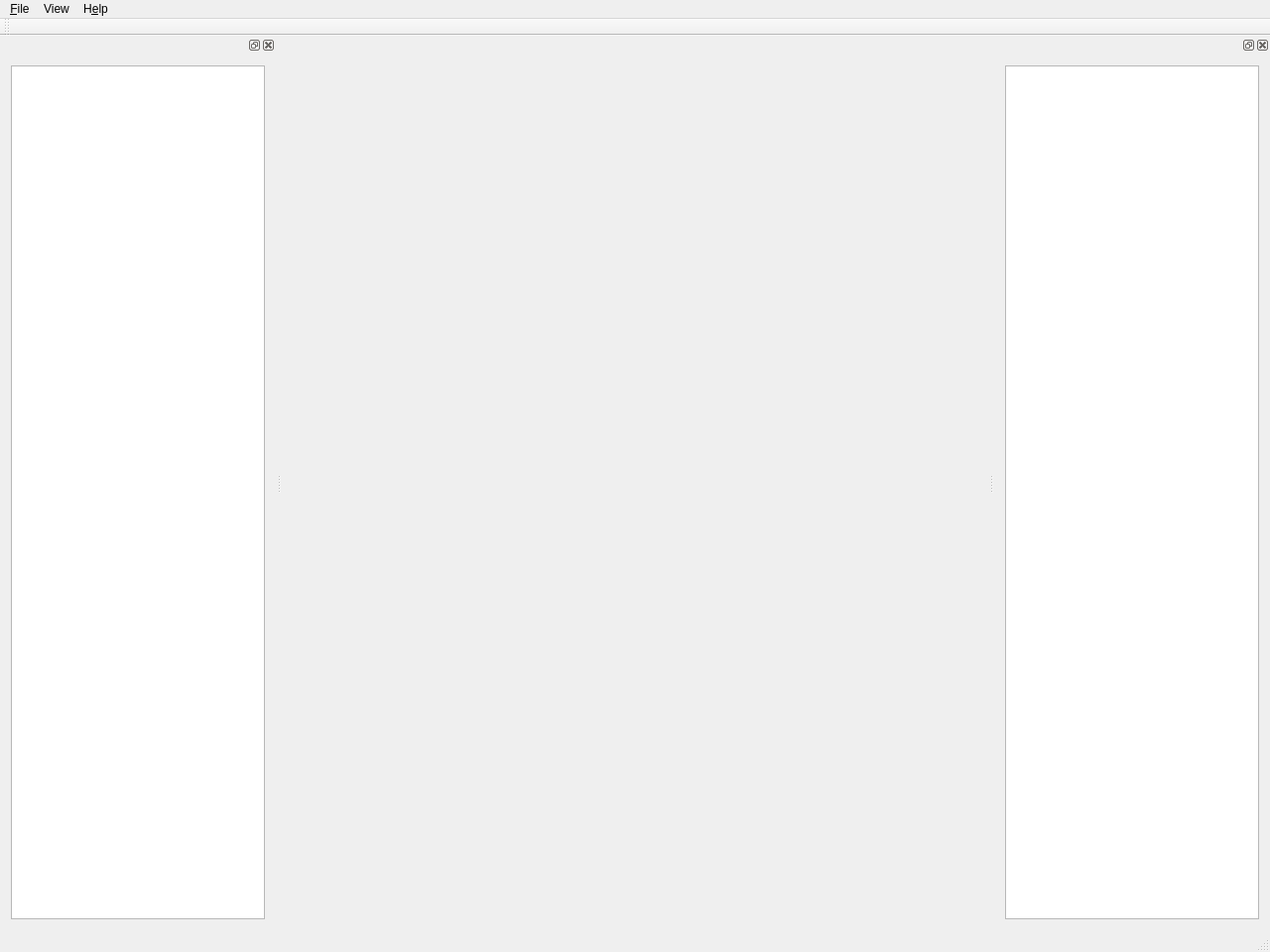
<?xml version="1.0" encoding="UTF-8"?>
<ui version="4.0">
 <class>MainWindow</class>
 <widget class="QMainWindow" name="MainWindow">
  <property name="geometry">
   <rect>
    <x>0</x>
    <y>0</y>
    <width>1280</width>
    <height>960</height>
   </rect>
  </property>
  <property name="windowTitle">
   <string>Lens Simulator</string>
  </property>
  <widget class="QWidget" name="centralWidget"/>
  <widget class="QMenuBar" name="menuBar">
   <property name="geometry">
    <rect>
     <x>0</x>
     <y>0</y>
     <width>1280</width>
     <height>18</height>
    </rect>
   </property>
   <widget class="QMenu" name="menu_File">
    <property name="title">
     <string>&amp;File</string>
    </property>
    <addaction name="action_Open"/>
   </widget>
   <widget class="QMenu" name="menuH_elp">
    <property name="title">
     <string>H&amp;elp</string>
    </property>
    <addaction name="action_About"/>
   </widget>
   <widget class="QMenu" name="menuWindow">
    <property name="title">
     <string>View</string>
    </property>
    <widget class="QMenu" name="menuShow">
     <property name="title">
      <string>Show</string>
     </property>
     <addaction name="action_Entrance_Exit_Pupils"/>
     <addaction name="action_Focal_Points_and_Principal_Planes"/>
    </widget>
    <addaction name="action_Editor"/>
    <addaction name="action_Point_Imaging"/>
    <addaction name="action_Console"/>
    <addaction name="menuShow"/>
   </widget>
   <addaction name="menu_File"/>
   <addaction name="menuWindow"/>
   <addaction name="menuH_elp"/>
  </widget>
  <widget class="QToolBar" name="mainToolBar">
   <attribute name="toolBarArea">
    <enum>TopToolBarArea</enum>
   </attribute>
   <attribute name="toolBarBreak">
    <bool>false</bool>
   </attribute>
  </widget>
  <widget class="QStatusBar" name="statusBar"/>
  <widget class="QDockWidget" name="dockWidgetEditorView">
   <attribute name="dockWidgetArea">
    <number>2</number>
   </attribute>
   <widget class="QWidget" name="dockWidgetContents">
    <layout class="QGridLayout" name="gridLayout">
     <item row="0" column="0">
      <widget class="QTableView" name="tableViewLensEditor"/>
     </item>
    </layout>
   </widget>
  </widget>
  <widget class="QDockWidget" name="dockWidgetConsole">
   <attribute name="dockWidgetArea">
    <number>1</number>
   </attribute>
   <widget class="QWidget" name="dockWidgetConsoleContents">
    <layout class="QVBoxLayout" name="verticalLayout">
     <item>
      <widget class="QTextEdit" name="textEditConsole"/>
     </item>
    </layout>
   </widget>
  </widget>
  <action name="action_Open">
   <property name="text">
    <string>&amp;Open</string>
   </property>
   <property name="shortcut">
    <string>Ctrl+O</string>
   </property>
  </action>
  <action name="action_About">
   <property name="text">
    <string>&amp;About</string>
   </property>
  </action>
  <action name="action_Editor">
   <property name="checkable">
    <bool>true</bool>
   </property>
   <property name="text">
    <string>Editor</string>
   </property>
   <property name="shortcut">
    <string>Ctrl+E</string>
   </property>
  </action>
  <action name="action_Point_Imaging">
   <property name="checkable">
    <bool>true</bool>
   </property>
   <property name="text">
    <string>Point Imaging</string>
   </property>
  </action>
  <action name="action_Console">
   <property name="checkable">
    <bool>true</bool>
   </property>
   <property name="text">
    <string>&amp;Console</string>
   </property>
   <property name="shortcut">
    <string>Ctrl+C</string>
   </property>
  </action>
  <action name="action_Entrance_Exit_Pupils">
   <property name="checkable">
    <bool>true</bool>
   </property>
   <property name="text">
    <string>Entrance/Exit Pupils</string>
   </property>
  </action>
  <action name="action_Focal_Points_and_Principal_Planes">
   <property name="checkable">
    <bool>true</bool>
   </property>
   <property name="text">
    <string>Focal Points and Principal Planes</string>
   </property>
  </action>
 </widget>
 <layoutdefault spacing="6" margin="11"/>
 <resources/>
 <connections/>
</ui>
